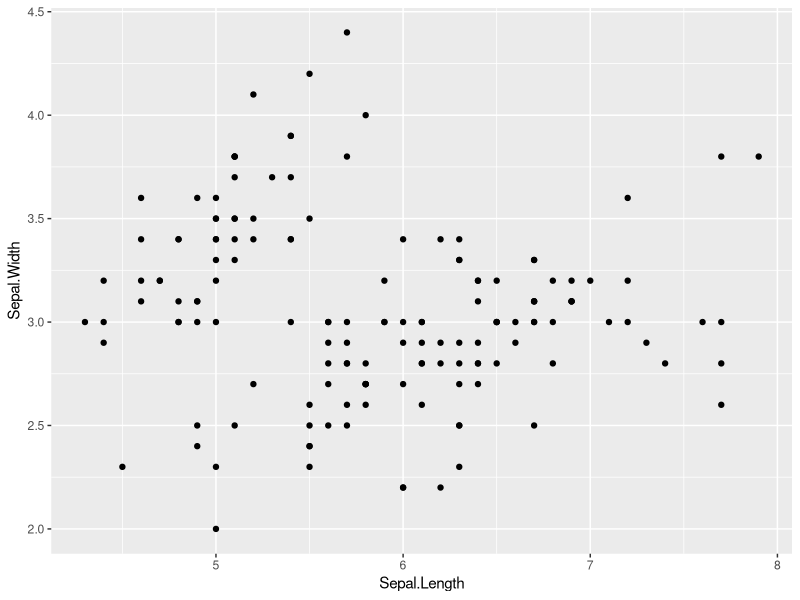
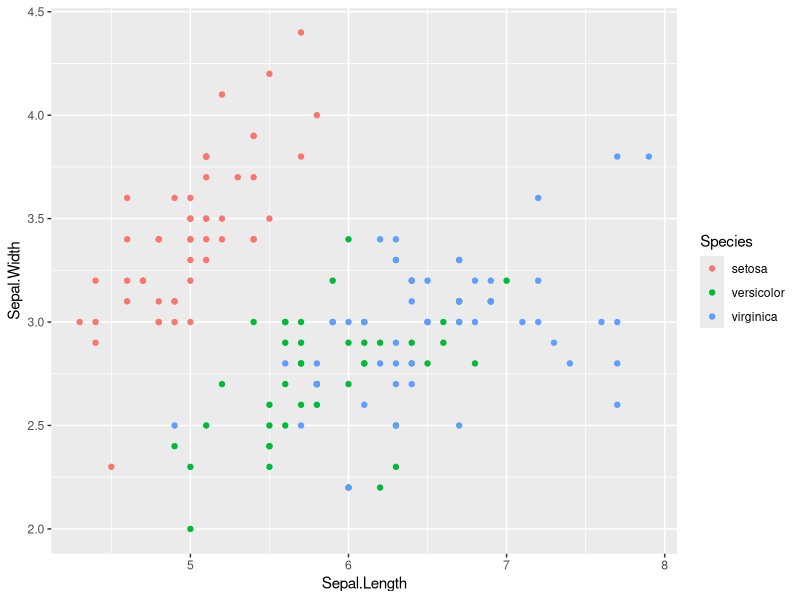
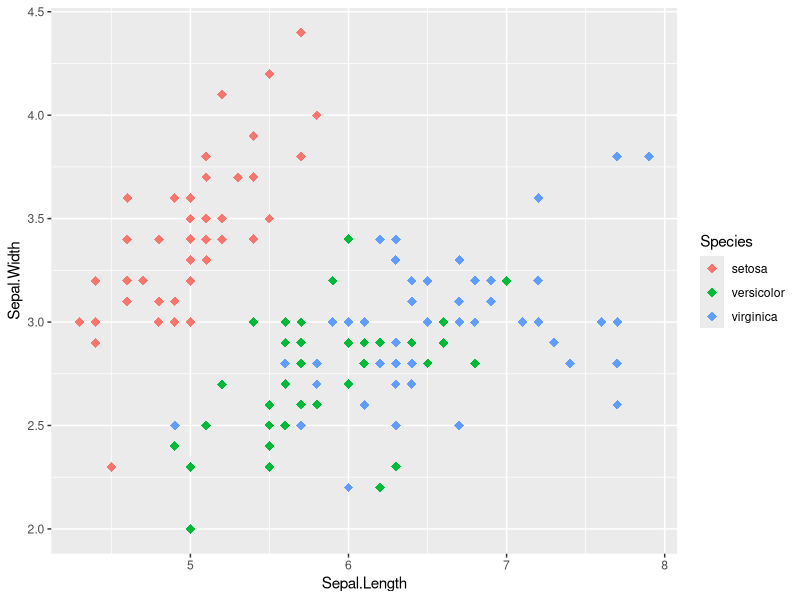
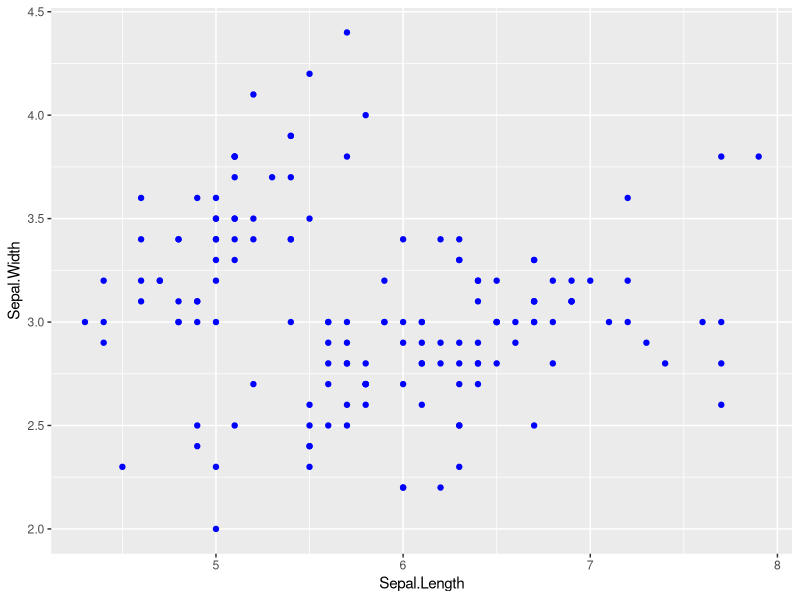
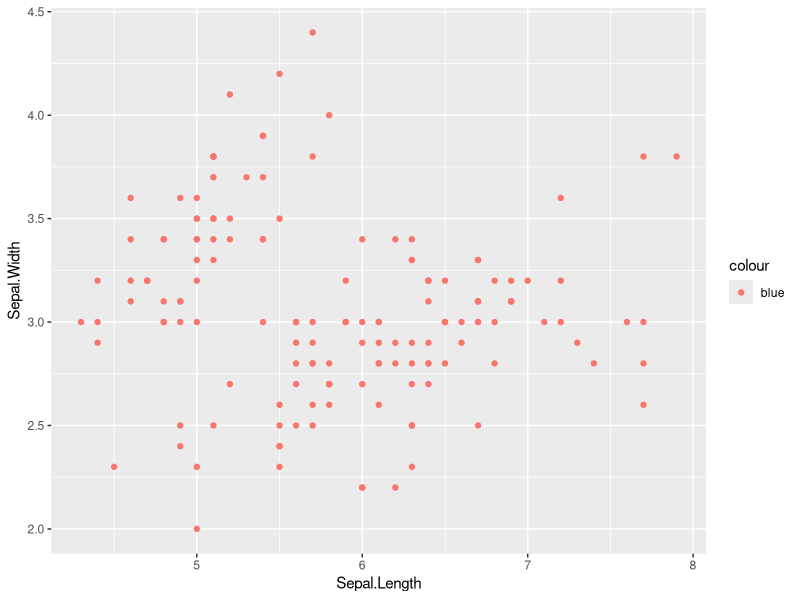
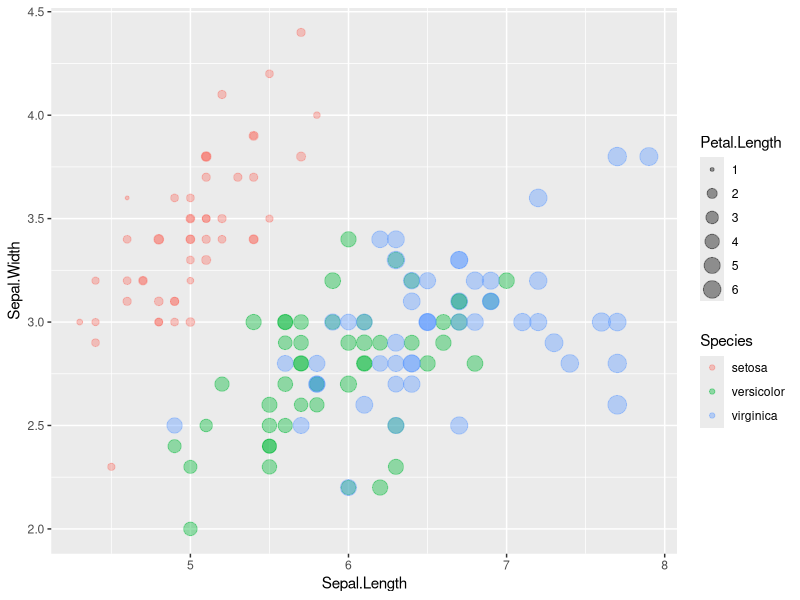
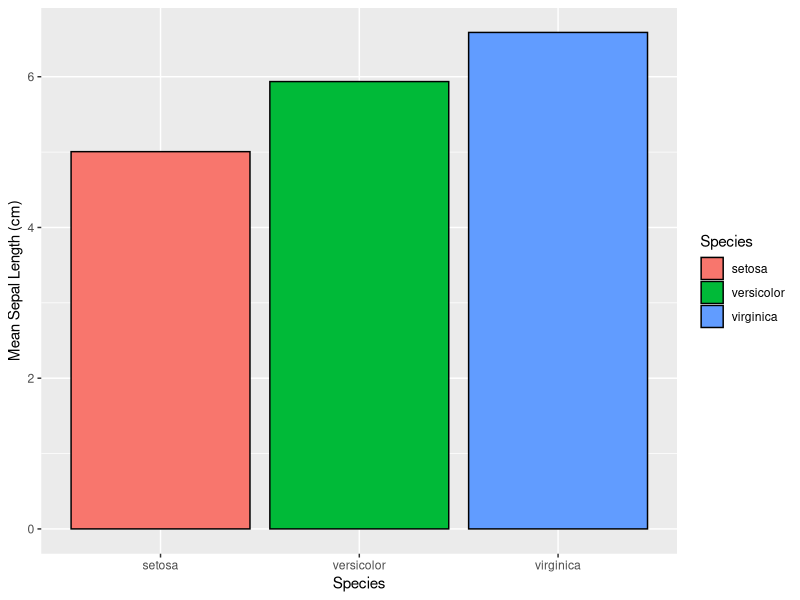
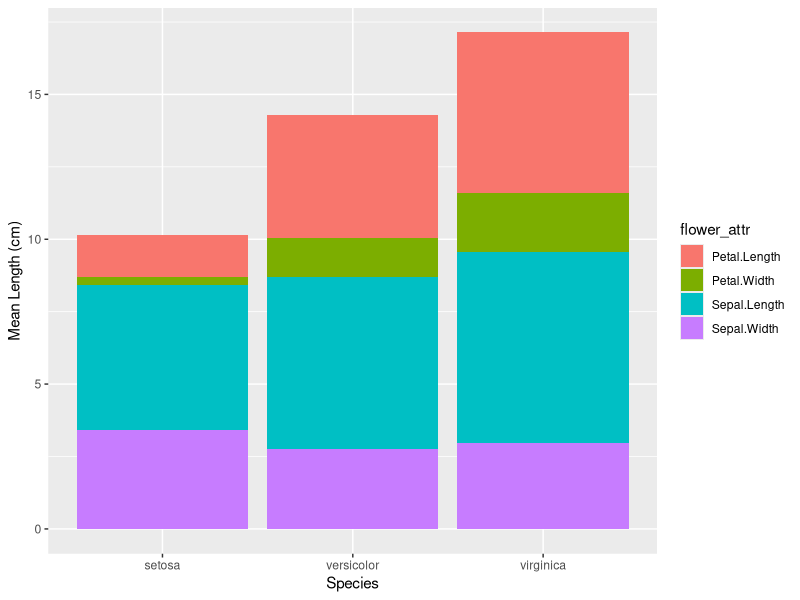

Generate these figures, in order, with R:
## ---- chunk 1
knitr::opts_chunk$set(echo = TRUE)
library(dplyr)         # for filtering and piping
library(tidyr)         # for gather
library(reshape2)      # for melt
library(ggplot2)       # for plotting
library(RColorBrewer)  # for palettes
library(ggpubr)        # for arranging plots
## ---- chunk 2
library(ggplot2)
head(iris)
# quick plot with defaults
qplot(x=Sepal.Length, y=Sepal.Width, data=iris, geom = c("point"))
# Mapping data to coordinates (quantitative) and color (qualitative)
ggplot(data = iris, 
       mapping = aes(x=Sepal.Length, y=Sepal.Width, color=Species)) +
  geom_point()
# Here, putting the color aesthetic inside the geom layer works the same way 
# because there is only one geometry on this graph
# We also add a different shape and size, independent of the data
ggplot(iris, aes(x=Sepal.Length, y=Sepal.Width)) +
  geom_point(aes(color=Species), shape=18, size=3)
# assigning point color independent of data
ggplot(iris, aes(x=Sepal.Length, y=Sepal.Width)) +
  geom_point(color="blue")
# why doesn't this work?
ggplot(iris, aes(x=Sepal.Length, y=Sepal.Width)) +
  geom_point(aes(color="blue"))
# Change the size and opacity of points: data are mapped to size, but 
# transparency is independent of data
ggplot(data = iris, 
       mapping = aes(x=Sepal.Length, y=Sepal.Width, color=Species)) +
  geom_point(alpha = 0.4, aes(size = Petal.Length))
## ---- chunk 3
avg.sepal.length = iris %>% group_by(Species) %>% 
  summarize(avg = mean(Sepal.Length), .groups = 'drop')
str(avg.sepal.length)
ggplot(avg.sepal.length, aes(x=Species,y=avg, fill=Species)) +
  geom_bar(stat="identity", color="black") +
  ylab("Mean Sepal Length (cm)")
## ---- chunk 4
# get the mean for all four measurements for all 3 species
iris.avg = iris %>% group_by(Species) %>% 
  summarise_all(list(mean))
iris.avg
## ---- chunk 5
iris.avg.long = gather(iris.avg, key="flower_attr", value="avg", -Species)
str(iris.avg.long)
head(iris.avg.long)
iris.avg.long2 = melt(iris.avg, variable.name="flower_attr", value.name = "avg")
str(iris.avg.long2)
head(iris.avg.long2)
## ---- chunk 6
# make a barplot by group and measurement type
ggplot(iris.avg.long, aes(x=Species, y=avg, fill=flower_attr)) +
  geom_bar(stat="identity") +
  ylab("Mean Length (cm)")
## ---- chunk 7
p.stacked = ggplot(iris.avg.long, aes(x=flower_attr, y=avg, fill=Species)) +
  geom_bar(stat="identity") +
  ylab("Mean Length (cm)")
p.beside = ggplot(iris.avg.long, aes(x=flower_attr, y=avg, fill=Species)) +
  geom_bar(stat="identity", position=position_dodge()) +
  ylab("Mean Length (cm)")
ggarrange(p.stacked, p.beside, common.legend = TRUE)
## ---- chunk 8
qplot(x = Sepal.Length,
      data = iris,
      binwidth = 0.2,
      fill = Species,
      color=Species,
      alpha=0.5,
      xlab = "Sepal Width (cm)")
## ---- chunk 9
p.iris = ggplot(iris, aes(x=Sepal.Length, fill=Species, color=Species))  +
  geom_histogram(alpha=0.3, binwidth=0.2)
p.iris
## ---- chunk 10
# compute group means and plot them
p.iris + 
  geom_vline(data=avg.sepal.length,
             aes(xintercept=avg,color=Species),linetype="dashed")
## ---- chunk 11
# plot with LOESS best fit (local linear regression line)
lm1 = ggplot(iris, aes(x=Sepal.Length, y=Petal.Length, color=Species)) +
  geom_point(alpha=0.5) +
  geom_smooth(color="darkgray") # default method is loess
# same plot but overlaid with linear regression lines for each species 
lm2 = lm1 +
  geom_smooth(method=lm, aes(color=Species, fill=Species), 
              size=0.5, fullrange=TRUE)
ggarrange(lm1, lm2, common.legend=TRUE)
## ---- chunk 12
# dot plot
dp = ggplot(iris, aes(x=Species, y=Sepal.Length, fill=Species)) +
  geom_dotplot(binaxis = "y", stackdir="center", dotsize=.5)
# strip chart
sc = ggplot(iris, aes(x=Species, y=Sepal.Length, color=Species)) +
  geom_jitter(position=position_jitter(0.2))
ggarrange(dp, sc, labels=c("A","B"))
## ---- chunk 13
# data=colors(default)
a = ggplot(iris, aes(x=Species, y=Sepal.Length, color=Species)) +
  geom_boxplot()
# fill=data + outline=all
b = ggplot(iris, aes(x=Species, y=Sepal.Length, fill=Species)) +
  geom_boxplot(color="magenta")
# outline=data + color=manual
c = ggplot(iris, aes(x=Species, y=Sepal.Length, color=Species)) +
  geom_boxplot() +
  scale_color_manual(values=c("orange", "forestgreen", "purple"))
# fill=data(default) + outline=palette
d = ggplot(iris, aes(x=Species, y=Sepal.Length, fill=Species)) +
  geom_boxplot(color="pink") +
  scale_color_brewer(palette="Set1")
# ggpubr: arrange and label plots!
ggarrange(a, b, c, d,
          labels = c("A", "B", "C", "D"),
          ncol = 2, nrow = 2)
## ---- chunk 14
box = ggplot(iris, aes(x=Species, y=Sepal.Length, color=Species)) +
  geom_boxplot()
vln = ggplot(iris, aes(x=Species, y=Sepal.Length, fill=Species)) +
  geom_violin()
# both together
bv = ggplot(iris, aes(x=Species, y=Sepal.Length, fill=Species)) +
  geom_violin(trim=FALSE) +
  geom_boxplot(width=0.1, fill="white")
figure = ggarrange(box, vln, bv,labels = c("A", "B", "C"))
figure
## ---- chunk 15
base.plot = ggplot(iris, aes(x=Petal.Length, y=Petal.Width, color=Species)) +
  geom_point()
base.plot
  
base.plot + facet_wrap(~ Species)
base.plot + facet_wrap(~ Species, ncol=1)
## ---- chunk 16
base.plot + facet_grid(. ~ Species)
base.plot + facet_grid(Species ~ .)
## ---- chunk 17
data=iris
data$Petal.Width.Range=factor(ifelse(data$Petal.Width<1.3,"Narrow Petals","Wide Petals"))
data$Petal.Length.Range=factor(ifelse(data$Petal.Length<4.35,"Short Petals","Long Petals"))
ggplot(data, aes(x=Sepal.Length, y=Sepal.Width, color=Species)) + 
  geom_point(alpha=0.5) +
  facet_grid(Petal.Width.Range ~ Petal.Length.Range)
## ---- chunk 18
pdf("boxplot.pdf")
figure
dev.off()
